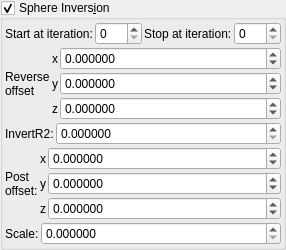
    <widget class="MyGroupBox" name="groupCheck_transf_sphere_inversion_enabled_false">
     <property name="title">
      <string>Sphere Invers&amp;ion</string>
     </property>
     <property name="checkable">
      <bool>true</bool>
     </property>
     <layout class="QVBoxLayout" name="verticalLayout_12" stretch="0,0,0,0,0">
      <property name="spacing">
       <number>2</number>
      </property>
      <property name="leftMargin">
       <number>2</number>
      </property>
      <property name="topMargin">
       <number>2</number>
      </property>
      <property name="rightMargin">
       <number>2</number>
      </property>
      <property name="bottomMargin">
       <number>2</number>
      </property>
      <item>
       <layout class="QGridLayout" name="gridLayout_67">
        <property name="spacing">
         <number>2</number>
        </property>
        <item row="1" column="3">
         <widget class="MySpinBox" name="spinboxInt_transf_stop_iterations_1">
          <property name="sizePolicy">
           <sizepolicy hsizetype="Minimum" vsizetype="Maximum">
            <horstretch>0</horstretch>
            <verstretch>0</verstretch>
           </sizepolicy>
          </property>
          <property name="maximum">
           <number>999</number>
          </property>
         </widget>
        </item>
        <item row="1" column="1">
         <widget class="MySpinBox" name="spinboxInt_transf_start_iterations_X">
          <property name="sizePolicy">
           <sizepolicy hsizetype="Minimum" vsizetype="Maximum">
            <horstretch>0</horstretch>
            <verstretch>0</verstretch>
           </sizepolicy>
          </property>
          <property name="maximum">
           <number>999</number>
          </property>
         </widget>
        </item>
        <item row="1" column="0">
         <widget class="QLabel" name="label_262">
          <property name="text">
           <string>Start at iteration:</string>
          </property>
         </widget>
        </item>
        <item row="1" column="2">
         <widget class="QLabel" name="label_265">
          <property name="text">
           <string>Stop at iteration:</string>
          </property>
         </widget>
        </item>
       </layout>
      </item>
      <item>
       <layout class="QGridLayout" name="gridLayout_37" columnstretch="0,0,1">
        <property name="spacing">
         <number>2</number>
        </property>
        <item row="1" column="1">
         <widget class="QLabel" name="label_137">
          <property name="text">
           <string notr="true">y</string>
          </property>
         </widget>
        </item>
        <item row="0" column="1">
         <widget class="QLabel" name="label_132">
          <property name="text">
           <string notr="true">x</string>
          </property>
         </widget>
        </item>
        <item row="2" column="1">
         <widget class="QLabel" name="label_138">
          <property name="text">
           <string notr="true">z</string>
          </property>
         </widget>
        </item>
        <item row="0" column="0" rowspan="3">
         <widget class="QLabel" name="label_260">
          <property name="text">
           <string>Reverse
offset</string>
          </property>
         </widget>
        </item>
        <item row="0" column="2">
         <widget class="MyDoubleSpinBox" name="spinbox3_transf_offset_000_x">
          <property name="sizePolicy">
           <sizepolicy hsizetype="Minimum" vsizetype="Maximum">
            <horstretch>0</horstretch>
            <verstretch>0</verstretch>
           </sizepolicy>
          </property>
          <property name="font">
           <font>
            <weight>50</weight>
            <bold>false</bold>
           </font>
          </property>
          <property name="prefix">
           <string/>
          </property>
          <property name="suffix">
           <string/>
          </property>
          <property name="decimals">
           <number>6</number>
          </property>
          <property name="minimum">
           <double>-99.989999999999995</double>
          </property>
          <property name="maximum">
           <double>99.989999999999995</double>
          </property>
          <property name="singleStep">
           <double>0.100000000000000</double>
          </property>
         </widget>
        </item>
        <item row="1" column="2">
         <widget class="MyDoubleSpinBox" name="spinbox3_transf_offset_000_y">
          <property name="sizePolicy">
           <sizepolicy hsizetype="Minimum" vsizetype="Maximum">
            <horstretch>0</horstretch>
            <verstretch>0</verstretch>
           </sizepolicy>
          </property>
          <property name="font">
           <font>
            <weight>50</weight>
            <bold>false</bold>
           </font>
          </property>
          <property name="prefix">
           <string/>
          </property>
          <property name="suffix">
           <string/>
          </property>
          <property name="decimals">
           <number>6</number>
          </property>
          <property name="minimum">
           <double>-99.989999999999995</double>
          </property>
          <property name="maximum">
           <double>99.989999999999995</double>
          </property>
          <property name="singleStep">
           <double>0.100000000000000</double>
          </property>
         </widget>
        </item>
        <item row="2" column="2">
         <widget class="MyDoubleSpinBox" name="spinbox3_transf_offset_000_z">
          <property name="sizePolicy">
           <sizepolicy hsizetype="Minimum" vsizetype="Maximum">
            <horstretch>0</horstretch>
            <verstretch>0</verstretch>
           </sizepolicy>
          </property>
          <property name="font">
           <font>
            <weight>50</weight>
            <bold>false</bold>
           </font>
          </property>
          <property name="prefix">
           <string/>
          </property>
          <property name="suffix">
           <string/>
          </property>
          <property name="decimals">
           <number>6</number>
          </property>
          <property name="minimum">
           <double>-99.989999999999995</double>
          </property>
          <property name="maximum">
           <double>99.989999999999995</double>
          </property>
          <property name="singleStep">
           <double>0.100000000000000</double>
          </property>
         </widget>
        </item>
       </layout>
      </item>
      <item>
       <layout class="QGridLayout" name="gridLayout_9" columnstretch="0,1">
        <item row="1" column="1">
         <widget class="MyDoubleSpinBox" name="spinbox_transf_scaleG_1">
          <property name="sizePolicy">
           <sizepolicy hsizetype="Minimum" vsizetype="Maximum">
            <horstretch>0</horstretch>
            <verstretch>0</verstretch>
           </sizepolicy>
          </property>
          <property name="prefix">
           <string/>
          </property>
          <property name="suffix">
           <string/>
          </property>
          <property name="decimals">
           <number>6</number>
          </property>
          <property name="minimum">
           <double>0.000000000000000</double>
          </property>
          <property name="maximum">
           <double>99.989999999999995</double>
          </property>
          <property name="singleStep">
           <double>0.100000000000000</double>
          </property>
         </widget>
        </item>
        <item row="1" column="0">
         <widget class="QLabel" name="label_23">
          <property name="text">
           <string>InvertR2:</string>
          </property>
         </widget>
        </item>
       </layout>
      </item>
      <item>
       <layout class="QGridLayout" name="gridLayout_34" columnstretch="0,0,1">
        <property name="spacing">
         <number>2</number>
        </property>
        <item row="1" column="1">
         <widget class="QLabel" name="label_134">
          <property name="text">
           <string notr="true">y</string>
          </property>
         </widget>
        </item>
        <item row="0" column="1">
         <widget class="QLabel" name="label_126">
          <property name="text">
           <string notr="true">x</string>
          </property>
         </widget>
        </item>
        <item row="0" column="2">
         <widget class="MyDoubleSpinBox" name="spinbox3_transf_addition_constant_x">
          <property name="sizePolicy">
           <sizepolicy hsizetype="Minimum" vsizetype="Maximum">
            <horstretch>0</horstretch>
            <verstretch>0</verstretch>
           </sizepolicy>
          </property>
          <property name="prefix">
           <string/>
          </property>
          <property name="suffix">
           <string/>
          </property>
          <property name="decimals">
           <number>6</number>
          </property>
          <property name="minimum">
           <double>-99.989999999999995</double>
          </property>
          <property name="maximum">
           <double>99.989999999999995</double>
          </property>
          <property name="singleStep">
           <double>0.100000000000000</double>
          </property>
         </widget>
        </item>
        <item row="1" column="2">
         <widget class="MyDoubleSpinBox" name="spinbox3_transf_addition_constant_y">
          <property name="sizePolicy">
           <sizepolicy hsizetype="Minimum" vsizetype="Maximum">
            <horstretch>0</horstretch>
            <verstretch>0</verstretch>
           </sizepolicy>
          </property>
          <property name="prefix">
           <string/>
          </property>
          <property name="suffix">
           <string/>
          </property>
          <property name="decimals">
           <number>6</number>
          </property>
          <property name="minimum">
           <double>-99.989999999999995</double>
          </property>
          <property name="maximum">
           <double>99.989999999999995</double>
          </property>
          <property name="singleStep">
           <double>0.100000000000000</double>
          </property>
         </widget>
        </item>
        <item row="2" column="2">
         <widget class="MyDoubleSpinBox" name="spinbox3_transf_addition_constant_z">
          <property name="sizePolicy">
           <sizepolicy hsizetype="Minimum" vsizetype="Maximum">
            <horstretch>0</horstretch>
            <verstretch>0</verstretch>
           </sizepolicy>
          </property>
          <property name="prefix">
           <string/>
          </property>
          <property name="suffix">
           <string/>
          </property>
          <property name="decimals">
           <number>6</number>
          </property>
          <property name="minimum">
           <double>-99.989999999999995</double>
          </property>
          <property name="maximum">
           <double>99.989999999999995</double>
          </property>
          <property name="singleStep">
           <double>0.100000000000000</double>
          </property>
         </widget>
        </item>
        <item row="2" column="1">
         <widget class="QLabel" name="label_135">
          <property name="text">
           <string notr="true">z</string>
          </property>
         </widget>
        </item>
        <item row="0" column="0" rowspan="3">
         <widget class="QLabel" name="label_259">
          <property name="text">
           <string>Post
offset:</string>
          </property>
         </widget>
        </item>
       </layout>
      </item>
      <item>
       <layout class="QGridLayout" name="gridLayout_17" columnstretch="0,1">
        <item row="1" column="1">
         <widget class="MyDoubleSpinBox" name="spinbox_transf_scaleA_1">
          <property name="sizePolicy">
           <sizepolicy hsizetype="Minimum" vsizetype="Maximum">
            <horstretch>0</horstretch>
            <verstretch>0</verstretch>
           </sizepolicy>
          </property>
          <property name="prefix">
           <string/>
          </property>
          <property name="suffix">
           <string/>
          </property>
          <property name="decimals">
           <number>6</number>
          </property>
          <property name="minimum">
           <double>0.000000000000000</double>
          </property>
          <property name="maximum">
           <double>99.989999999999995</double>
          </property>
          <property name="singleStep">
           <double>0.100000000000000</double>
          </property>
         </widget>
        </item>
        <item row="1" column="0">
         <widget class="QLabel" name="label_24">
          <property name="text">
           <string>Scale:</string>
          </property>
         </widget>
        </item>
       </layout>
      </item>
     </layout>
    </widget>
